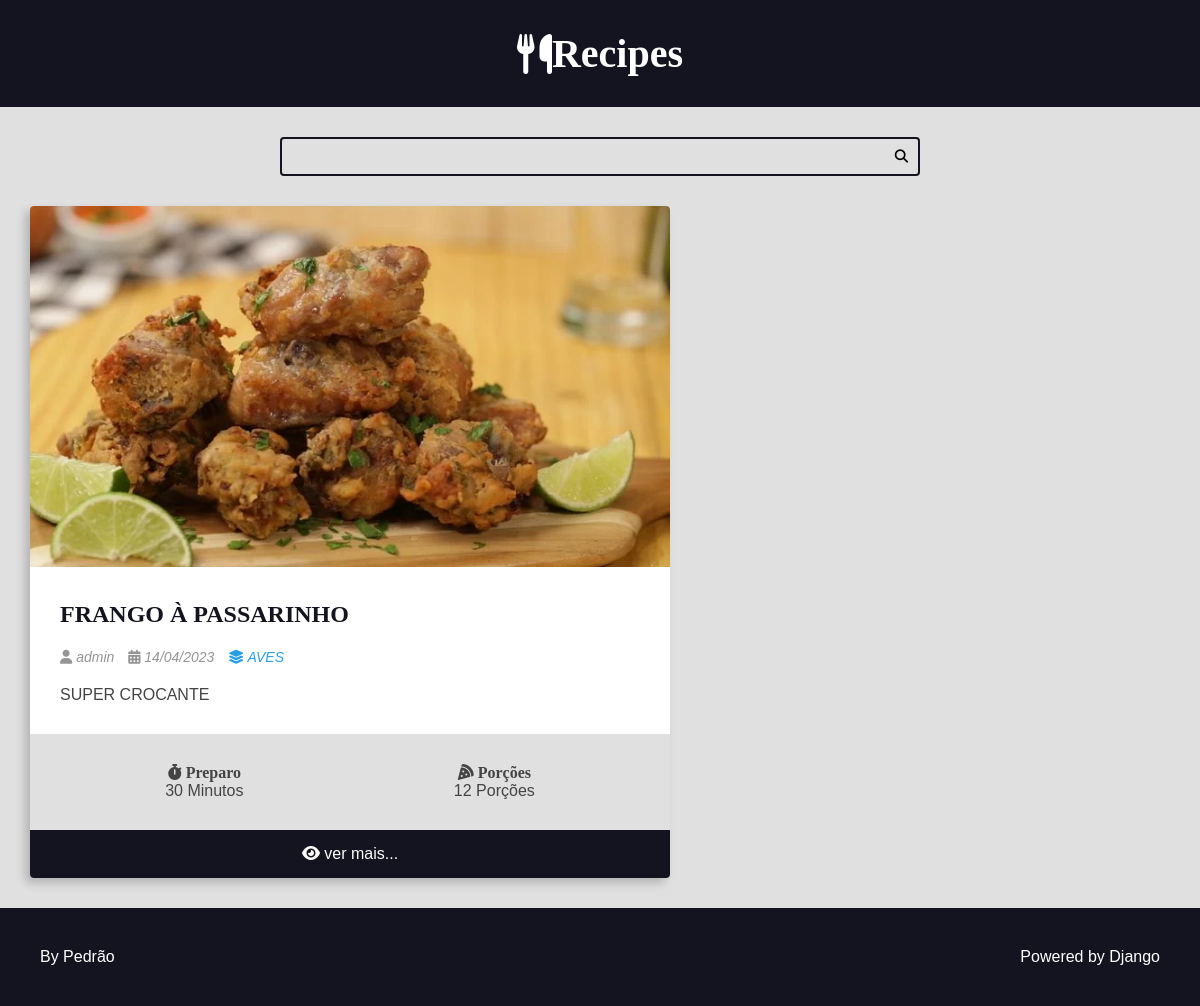
Page /recipes/category/3/ on the committed database.
### recipes/models.py (models this page shows, shortened)
class Recipe(models.Model):
    title = models.CharField(max_length=65)
    description = models.CharField(max_length=165)
    slug = models.SlugField()
    preparation_time = models.IntegerField()
    preparation_time_unit = models.CharField(max_length=65)
    servings = models.IntegerField()
    servings_unit = models.CharField(max_length=65)
    preparation_steps = models.TextField()
    prepare_stes_is_html = models.BooleanField(default=False)
    created_at = models.DateField(auto_now_add=True)
    updated_at = models.DateField(auto_now=True)
    is_published = models.BooleanField(default=False)
    cover = models.ImageField(upload_to='recipes/cover/%Y/%m/%d', blank=True, default='')
    category = models.ForeignKey(Category, on_delete=models.SET_NULL, null=True)
    author = models.ForeignKey(User, on_delete=models.SET_NULL, null=True)

class Category(models.Model):
    title = models.CharField(max_length=65)
    def __str__(self):
        return self.title

### recipes/views.py (the view)
# urls.py: path('recipes/category/<int:category_id>/', category, name='category'),
def category(request, category_id):
    recipe = Recipe.objects.filter(
        category__id=category_id,
        is_published=True,
        ).order_by('-id')
    return render(request, 'category.html', context={'recipes': recipe} )

### recipes/templates/category.html (shortened to what this page needs)
{% extends 'base.html' %}
{% block content %}
    {% include "search.html" %}
    <main class="main-content-container">
        <div class="main-content main-content-list container">
            {% for recipe in recipes %}
                {% include "card.html" %}
            {% endfor %}
        </div>
    </main>
{% endblock content %}

### recipes/templates/card.html
<div class="recipe recipe-list-item">
    {% if recipe.cover %}
        <div class="recipe-cover">
            <a href=" {% url 'recipes:recipe' recipe.id %}">
                <img src="{{ recipe.cover.url }}" alt="Temporário">
            </a>
        </div>
    {% endif %}
    <div class="recipe-title-container">
        <h2 class="recipe-title">
            <a href="{% url 'recipes:recipe' recipe.id %}">
                {{ recipe.title }}
            </a>
        </h2>
    </div>
    <div class="recipe-author">
        <span class="recipe-author-item">
            <i class="fas fa-user"></i>
            {% if recipe.author.firstname %}
                {{ recipe.author.first_name }} {{recipe.author.last_name}}
            {% else %}
                {{recipe.author.username}}
            {% endif %}
        </span>
        <span class="recipe-author-item">
            <i class="fas fa-calendar-alt"></i>
            {{ recipe.created_at|date:"d/m/Y" }}
        </span>
        <span class="recipe-author-item">
            <a href="{% url 'recipes:category' recipe.category.id %}">
                <i class="fas fa-layer-group"></i>
                <span>{{recipe.category}}</span>
            </a>
        </span>
    </div>
    <div class="recipe-content">
        <p>{{ recipe.description}}</p>
    </div>
    <div class="recipe-meta-container">
        <div class="recipe-meta recipe-preparation">
            <h3 class="recipe-meta-title"><i class="fas fa-stopwatch"></i> Preparo</h3>
            <div class="recipe-meta-text">
                {{recipe.preparation_time }} Minutos
            </div>
        </div>
        <div class="recipe-meta recipe-servings">
            <h3 class="recipe-meta-title"><i class="fas fa-pizza-slice"></i> Porções</h3>
            <div class="recipe-meta-text">
                {{ recipe.servings }} Porções
            </div>
        </div>
    </div>
    <footer class="recipe-footer">
        <a class="recipe-read-more button button-dark button-full-width" href=" {% url 'recipes:recipe' recipe.id %}">
            <i class="fas fa-eye"></i>
            <span>ver mais...</span>
        </a>
    </footer>
</div>

### recipes/static/css/styles.css (style rules this page uses)
:root { --color-primary: #269fe6; --color-primary-hover: #2086c2; --color-primary-dark: #13141f; --color-primary-dark-hover: #212336; --color-primary-light: #d4ecfa; --color-primary-light-hover: #bdd8e7; --color-white: #fff; --color-black: #000; --color-dark-text: #444; --color-info-light: #cce5ff; --color-debug-light: #cce5ff; --color-success-light: #d4edda; --color-alert-light: #fff3cd; --color-warning-light: #fff3cd; --color-error-light: #f8d7da; --color-info-dark: #4d86c4; --color-debug-dark: #4d86c4; --color-success-dark: #4a9c5d; --color-alert-dark: #927f40; --color-warning-dark: #927f40; --color-error-dark: #da525d; --color-gray-0: #f9f9f9; --color-gray-1: #e0e0e0; --color-gray-2: #c7c7c7; --color-gray-3: #aeaeae; --color-gray-4: #959595; --color-gray-5: #7d7d7d; --color-gray-6: #646464; --color-gray-7: #4b4b4b; --color-gray-8: #323232; --color-gray-9: #191919; --font-primary: sans-serif; --font-headings: 'Roboto Slab', serif; --spacing-gutter-medium: 3rem; --spacing-gutter-large: 4rem; }
* { padding: 0; margin: 0; box-sizing: border-box; }
html { font-size: 62.5%; }
body { font-size: 1.6rem; font-family: var(--font-primary); background: var(--color-gray-1); color: var(--color-dark-text); }
h1, h2, h3, h4, h5, h6 { font-family: var(--font-headings); }
img { max-width: 100%; }
a { color: var(--color-primary); text-decoration: none; }
.container { max-width: 144rem; margin: 0 auto; padding: var(--spacing-gutter-medium); }
.main-content { padding-top: 0; }
.main-content-list { display: grid; grid-template-columns: repeat(auto-fit, minmax(340px, 1fr)); gap: var(--spacing-gutter-large); }
.recipe { background: var(--color-white); box-shadow: -5px 5px 10px rgba(0, 0, 0, 0.2); transform: scale(1); transition: all 300ms ease-in-out; border-radius: 0.4rem; overflow: hidden; }
.recipe img { max-width: 100%; }
.recipe-list-item { max-width: 64rem; height: fit-content; }
.recipe-title-container { padding: var(--spacing-gutter-medium); padding-bottom: 2rem; }
.recipe-title-container a { text-decoration: none; color: var(--color-primary-dark); }
.recipe-author { padding: 0 var(--spacing-gutter-medium); }
.recipe-content { padding: var(--spacing-gutter-medium); padding-top: 2rem; }
.recipe-author-item { color: var(--color-gray-4); margin-right: 1rem; font-style: italic; font-size: 1.4rem; }
.recipe-author a { color: var(--color-primary); transition: all 300ms ease-in-out; text-decoration: none; }
.recipe-meta-container { display: flex; flex-flow: row wrap; padding: var(--spacing-gutter-medium); background: var(--color-gray-1); }
.recipe-meta { display: flex; flex-flow: column nowrap; flex-shrink: 1; flex-grow: 1; text-align: center; }
.recipe-meta-title { font-size: 1.6rem; }
.recipe-footer a { background: var(--color-primary-dark); display: block; color: var(--color-white); text-decoration: none; text-align: center; padding: 1.5rem var(--spacing-gutter-medium); transition: all 300ms ease-in-out; }

### rows in the picture
Recipe: cover (picture), title "FRANGO À PASSARINHO", author.username "admin", created_at "14/04/2023", category "AVES", description "SUPER CROCANTE", preparation_time "30", servings "12"
